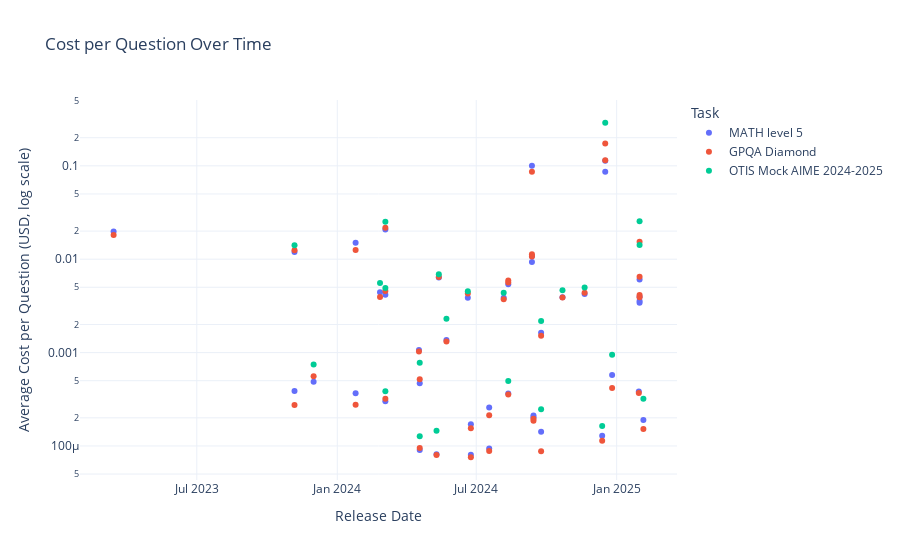

Notebook code for this chart:
### Code cell
fig = px.scatter(
    data_frame=eval_cost_df,
    x='Release Date',
    y='Average cost per question (USD)',
    color='Task',
    hover_data=['Model Name and Date', 'Task'],
    log_y=True,
    title='Cost per Question Over Time'
)
fig.update_layout(
    xaxis_title='Release Date',
    yaxis_title='Average Cost per Question (USD, log scale)'
)
fig.show()

### Figure 1 — Plotly figure (JSON) as saved in the notebook; plotly's stock layout.template omitted (floating-point values rounded to 4 significant figures)
{"data": [{"customdata": [["GPT-4-0314 (2023-03)", "MATH level 5"], ["GPT-3.5-Turbo-2023-11 (2023-11)", "MATH level 5"], ["GPT-4 Turbo (2023-11)", "MATH level 5"], ["Llama 2-70B Chat (2023-12)", "MATH level 5"], ["GPT-4-0125 (2024-01)", "MATH level 5"], ["GPT-3.5-Turbo-2024-01 (2024-01)", "MATH level 5"], ["Mistral-Large-2024-02 (2024-02)", "MATH level 5"], ["Claude-3-Haiku (2024-03)", "MATH level 5"], ["Claude-3-Sonnet (2024-03)", "MATH level 5"], ["Claude-3-Opus (2024-03)", "MATH level 5"], ["Mistral-8x22 (2024-04)", "MATH level 5"], ["Llama-3-Instruct-70B (2024-04)", "MATH level 5"], ["Llama-3-Instruct-8B (2024-04)", "MATH level 5"], ["Gemini-1.5-Flash-2024-05 (2024-05)", "MATH level 5"], ["GPT-4o-2024-05 (2024-05)", "MATH level 5"], ["Gemini-1.5-Pro-2024-05 (2024-05)", "MATH level 5"], ["Claude-3.5-Sonnet-2024-06 (2024-06)", "MATH level 5"], ["Gemma-2-9B (2024-06)", "MATH level 5"], ["Gemma-2-27B (2024-06)", "MATH level 5"], ["Mistral-NeMo (2024-07)", "MATH level 5"], ["GPT-4o-mini (2024-07)", "MATH level 5"], ["GPT-4o-2024-08 (2024-08)", "MATH level 5"], ["Claude 2 (2024-08)", "MATH level 5"], ["Gemini 1.0 Pro (2024-08)", "MATH level 5"], ["o1-preview (2024-09)", "MATH level 5"], ["o1-mini (2024-09)", "MATH level 5"], ["o1-mini (2024-09)", "MATH level 5"], ["Mistral 7B (2024-09)", "MATH level 5"], ["Mistral 7B (2024-09)", "MATH level 5"], ["Gemini-1.5-Pro-2024-09 (2024-09)", "MATH level 5"], ["Gemini-1.5-Flash-2024-09 (2024-09)", "MATH level 5"], ["Claude-3.5-Sonnet-2024-10 (2024-10)", "MATH level 5"], ["GPT-4o-2024-11 (2024-11)", "MATH level 5"], ["Phi 4 (2024-12)", "MATH level 5"], ["o1 (2024-12)", "MATH level 5"], ["o1 (2024-12)", "MATH level 5"], ["DeepSeek-V3 (2024-12)", "MATH level 5"], ["Mistral Small 3 (2025-01)", "MATH level 5"], ["o1-mini (2025-01)", "MATH level 5"], ["o1-mini (2025-01)", "MATH level 5"], ["o3-mini (2025-01)", "MATH level 5"], ["o3-mini (2025-01)", "MATH level 5"], ["Gemini 2.0 Flash (2025-02)", "MATH level 5"]], "hovertemplate": "Task=%{customdata[1]}<br>Release Date=%{x}<br>Average cost per question (USD)=%{y}<br>Model Name and Date=%{customdata[0]}<extra></extra>", "legendgroup": "MATH level 5", "marker": {"color": "#636efa", "symbol": "circle"}, "mode": "markers", "name": "MATH level 5", "orientation": "v", "showlegend": true, "type": "scatter", "x": ["2023-03-14T00:00:00", "2023-11-06T00:00:00", "2023-11-06T00:00:00", "2023-12-01T00:00:00", "2024-01-25T00:00:00", "2024-01-25T00:00:00", "2024-02-26T00:00:00", "2024-03-04T00:00:00", "2024-03-04T00:00:00", "2024-03-04T00:00:00", "2024-04-17T00:00:00", "2024-04-18T00:00:00", "2024-04-18T00:00:00", "2024-05-10T00:00:00", "2024-05-13T00:00:00", "2024-05-23T00:00:00", "2024-06-20T00:00:00", "2024-06-24T00:00:00", "2024-06-24T00:00:00", "2024-07-18T00:00:00", "2024-07-18T00:00:00", "2024-08-06T00:00:00", "2024-08-12T00:00:00", "2024-08-12T00:00:00", "2024-09-12T00:00:00", "2024-09-12T00:00:00", "2024-09-12T00:00:00", "2024-09-14T00:00:00", "2024-09-14T00:00:00", "2024-09-24T00:00:00", "2024-09-24T00:00:00", "2024-10-22T00:00:00", "2024-11-20T00:00:00", "2024-12-13T00:00:00", "2024-12-17T00:00:00", "2024-12-17T00:00:00", "2024-12-26T00:00:00", "2025-01-30T00:00:00", "2025-01-31T00:00:00", "2025-01-31T00:00:00", "2025-01-31T00:00:00", "2025-01-31T00:00:00", "2025-02-05T00:00:00"], "xaxis": "x", "y": [0.01984, 0.0003879, 0.01198, 0.0004874, 0.01505, 0.0003669, 0.004434, 0.0003004, 0.004169, 0.02079, 0.001063, 0.0004686, 9.047e-05, 8.131e-05, 0.006376, 0.001364, 0.003859, 8.029e-05, 0.0001709, 9.418e-05, 0.0002577, 0.003865, 0.005406, 0.0003648, 0.1004, 0.01081, 0.009314, 0.0002122, 0.0002025, 0.001635, 0.0001422, 0.003903, 0.004237, 0.0001288, 0.08637, 0.1131, 0.0005744, 0.0003823, 0.003963, 0.003415, 0.006073, 0.003575, 0.0001892], "yaxis": "y"}, {"customdata": [["GPT-4-0314 (2023-03)", "GPQA Diamond"], ["GPT-3.5-Turbo-2023-11 (2023-11)", "GPQA Diamond"], ["GPT-4 Turbo (2023-11)", "GPQA Diamond"], ["Llama 2-70B Chat (2023-12)", "GPQA Diamond"], ["GPT-4-0125 (2024-01)", "GPQA Diamond"], ["GPT-3.5-Turbo-2024-01 (2024-01)", "GPQA Diamond"], ["Mistral-Large-2024-02 (2024-02)", "GPQA Diamond"], ["Claude-3-Haiku (2024-03)", "GPQA Diamond"], ["Claude-3-Sonnet (2024-03)", "GPQA Diamond"], ["Claude-3-Opus (2024-03)", "GPQA Diamond"], ["Mistral-8x22 (2024-04)", "GPQA Diamond"], ["Llama-3-Instruct-70B (2024-04)", "GPQA Diamond"], ["Llama-3-Instruct-8B (2024-04)", "GPQA Diamond"], ["Gemini-1.5-Flash-2024-05 (2024-05)", "GPQA Diamond"], ["GPT-4o-2024-05 (2024-05)", "GPQA Diamond"], ["Gemini-1.5-Pro-2024-05 (2024-05)", "GPQA Diamond"], ["Claude-3.5-Sonnet-2024-06 (2024-06)", "GPQA Diamond"], ["Gemma-2-9B (2024-06)", "GPQA Diamond"], ["Gemma-2-27B (2024-06)", "GPQA Diamond"], ["Mistral-NeMo (2024-07)", "GPQA Diamond"], ["GPT-4o-mini (2024-07)", "GPQA Diamond"], ["GPT-4o-2024-08 (2024-08)", "GPQA Diamond"], ["Claude 2 (2024-08)", "GPQA Diamond"], ["Gemini 1.0 Pro (2024-08)", "GPQA Diamond"], ["Claude 2.1 (2024-08)", "GPQA Diamond"], ["o1-preview (2024-09)", "GPQA Diamond"], ["o1-mini (2024-09)", "GPQA Diamond"], ["o1-mini (2024-09)", "GPQA Diamond"], ["Mistral 7B (2024-09)", "GPQA Diamond"], ["Mistral 7B (2024-09)", "GPQA Diamond"], ["Gemini-1.5-Pro-2024-09 (2024-09)", "GPQA Diamond"], ["Gemini-1.5-Flash-2024-09 (2024-09)", "GPQA Diamond"], ["Claude-3.5-Sonnet-2024-10 (2024-10)", "GPQA Diamond"], ["GPT-4o-2024-11 (2024-11)", "GPQA Diamond"], ["Phi 4 (2024-12)", "GPQA Diamond"], ["o1 (2024-12)", "GPQA Diamond"], ["o1 (2024-12)", "GPQA Diamond"], ["DeepSeek-V3 (2024-12)", "GPQA Diamond"], ["Mistral Small 3 (2025-01)", "GPQA Diamond"], ["o1-mini (2025-01)", "GPQA Diamond"], ["o1-mini (2025-01)", "GPQA Diamond"], ["o3-mini (2025-01)", "GPQA Diamond"], ["o3-mini (2025-01)", "GPQA Diamond"], ["Gemini 2.0 Flash (2025-02)", "GPQA Diamond"]], "hovertemplate": "Task=%{customdata[1]}<br>Release Date=%{x}<br>Average cost per question (USD)=%{y}<br>Model Name and Date=%{customdata[0]}<extra></extra>", "legendgroup": "GPQA Diamond", "marker": {"color": "#EF553B", "symbol": "circle"}, "mode": "markers", "name": "GPQA Diamond", "orientation": "v", "showlegend": true, "type": "scatter", "x": ["2023-03-14T00:00:00", "2023-11-06T00:00:00", "2023-11-06T00:00:00", "2023-12-01T00:00:00", "2024-01-25T00:00:00", "2024-01-25T00:00:00", "2024-02-26T00:00:00", "2024-03-04T00:00:00", "2024-03-04T00:00:00", "2024-03-04T00:00:00", "2024-04-17T00:00:00", "2024-04-18T00:00:00", "2024-04-18T00:00:00", "2024-05-10T00:00:00", "2024-05-13T00:00:00", "2024-05-23T00:00:00", "2024-06-20T00:00:00", "2024-06-24T00:00:00", "2024-06-24T00:00:00", "2024-07-18T00:00:00", "2024-07-18T00:00:00", "2024-08-06T00:00:00", "2024-08-12T00:00:00", "2024-08-12T00:00:00", "2024-08-12T00:00:00", "2024-09-12T00:00:00", "2024-09-12T00:00:00", "2024-09-12T00:00:00", "2024-09-14T00:00:00", "2024-09-14T00:00:00", "2024-09-24T00:00:00", "2024-09-24T00:00:00", "2024-10-22T00:00:00", "2024-11-20T00:00:00", "2024-12-13T00:00:00", "2024-12-17T00:00:00", "2024-12-17T00:00:00", "2024-12-26T00:00:00", "2025-01-30T00:00:00", "2025-01-31T00:00:00", "2025-01-31T00:00:00", "2025-01-31T00:00:00", "2025-01-31T00:00:00", "2025-02-05T00:00:00"], "xaxis": "x", "y": [0.01815, 0.0002744, 0.01248, 0.000558, 0.01256, 0.0002764, 0.003942, 0.0003202, 0.004556, 0.02173, 0.001025, 0.0005175, 9.495e-05, 8.002e-05, 0.006448, 0.001314, 0.004296, 7.568e-05, 0.000155, 8.841e-05, 0.0002135, 0.003714, 0.005621, 0.000355, 0.005899, 0.08666, 0.01128, 0.0107, 0.0001962, 0.0001864, 0.001513, 8.761e-05, 0.003889, 0.004384, 0.0001139, 0.1737, 0.1151, 0.0004171, 0.0003692, 0.004136, 0.003923, 0.01536, 0.00648, 0.0001519], "yaxis": "y"}, {"customdata": [["GPT-4 Turbo (2023-11)", "OTIS Mock AIME 2024-2025"], ["Llama 2-70B Chat (2023-12)", "OTIS Mock AIME 2024-2025"], ["Mistral-Large-2024-02 (2024-02)", "OTIS Mock AIME 2024-2025"], ["Claude-3-Haiku (2024-03)", "OTIS Mock AIME 2024-2025"], ["Claude-3-Sonnet (2024-03)", "OTIS Mock AIME 2024-2025"], ["Claude-3-Opus (2024-03)", "OTIS Mock AIME 2024-2025"], ["Llama-3-Instruct-70B (2024-04)", "OTIS Mock AIME 2024-2025"], ["Llama-3-Instruct-8B (2024-04)", "OTIS Mock AIME 2024-2025"], ["Gemini-1.5-Flash-2024-05 (2024-05)", "OTIS Mock AIME 2024-2025"], ["GPT-4o-2024-05 (2024-05)", "OTIS Mock AIME 2024-2025"], ["Gemini-1.5-Pro-2024-05 (2024-05)", "OTIS Mock AIME 2024-2025"], ["Claude-3.5-Sonnet-2024-06 (2024-06)", "OTIS Mock AIME 2024-2025"], ["GPT-4o-2024-08 (2024-08)", "OTIS Mock AIME 2024-2025"], ["Gemini 1.0 Pro (2024-08)", "OTIS Mock AIME 2024-2025"], ["Gemini-1.5-Pro-2024-09 (2024-09)", "OTIS Mock AIME 2024-2025"], ["Gemini-1.5-Flash-2024-09 (2024-09)", "OTIS Mock AIME 2024-2025"], ["Claude-3.5-Sonnet-2024-10 (2024-10)", "OTIS Mock AIME 2024-2025"], ["GPT-4o-2024-11 (2024-11)", "OTIS Mock AIME 2024-2025"], ["Phi 4 (2024-12)", "OTIS Mock AIME 2024-2025"], ["o1 (2024-12)", "OTIS Mock AIME 2024-2025"], ["DeepSeek-V3 (2024-12)", "OTIS Mock AIME 2024-2025"], ["o3-mini (2025-01)", "OTIS Mock AIME 2024-2025"], ["o3-mini (2025-01)", "OTIS Mock AIME 2024-2025"], ["Gemini 2.0 Flash (2025-02)", "OTIS Mock AIME 2024-2025"]], "hovertemplate": "Task=%{customdata[1]}<br>Release Date=%{x}<br>Average cost per question (USD)=%{y}<br>Model Name and Date=%{customdata[0]}<extra></extra>", "legendgroup": "OTIS Mock AIME 2024-2025", "marker": {"color": "#00cc96", "symbol": "circle"}, "mode": "markers", "name": "OTIS Mock AIME 2024-2025", "orientation": "v", "showlegend": true, "type": "scatter", "x": ["2023-11-06T00:00:00", "2023-12-01T00:00:00", "2024-02-26T00:00:00", "2024-03-04T00:00:00", "2024-03-04T00:00:00", "2024-03-04T00:00:00", "2024-04-18T00:00:00", "2024-04-18T00:00:00", "2024-05-10T00:00:00", "2024-05-13T00:00:00", "2024-05-23T00:00:00", "2024-06-20T00:00:00", "2024-08-06T00:00:00", "2024-08-12T00:00:00", "2024-09-24T00:00:00", "2024-09-24T00:00:00", "2024-10-22T00:00:00", "2024-11-20T00:00:00", "2024-12-13T00:00:00", "2024-12-17T00:00:00", "2024-12-26T00:00:00", "2025-01-31T00:00:00", "2025-01-31T00:00:00", "2025-02-05T00:00:00"], "xaxis": "x", "y": [0.01409, 0.0007433, 0.005556, 0.0003858, 0.004931, 0.0252, 0.0007802, 0.0001271, 0.0001456, 0.006888, 0.002299, 0.004529, 0.004373, 0.0004963, 0.002179, 0.0002475, 0.004655, 0.004981, 0.0001638, 0.2894, 0.0009454, 0.01419, 0.02547, 0.0003204], "yaxis": "y"}], "layout": {"legend": {"title": {"text": "Task"}, "tracegroupgap": 0}, "title": {"text": "Cost per Question Over Time"}, "xaxis": {"anchor": "y", "domain": [0, 1], "title": {"text": "Release Date"}}, "yaxis": {"anchor": "x", "domain": [0, 1], "title": {"text": "Average Cost per Question (USD, log scale)"}, "type": "log"}}}
